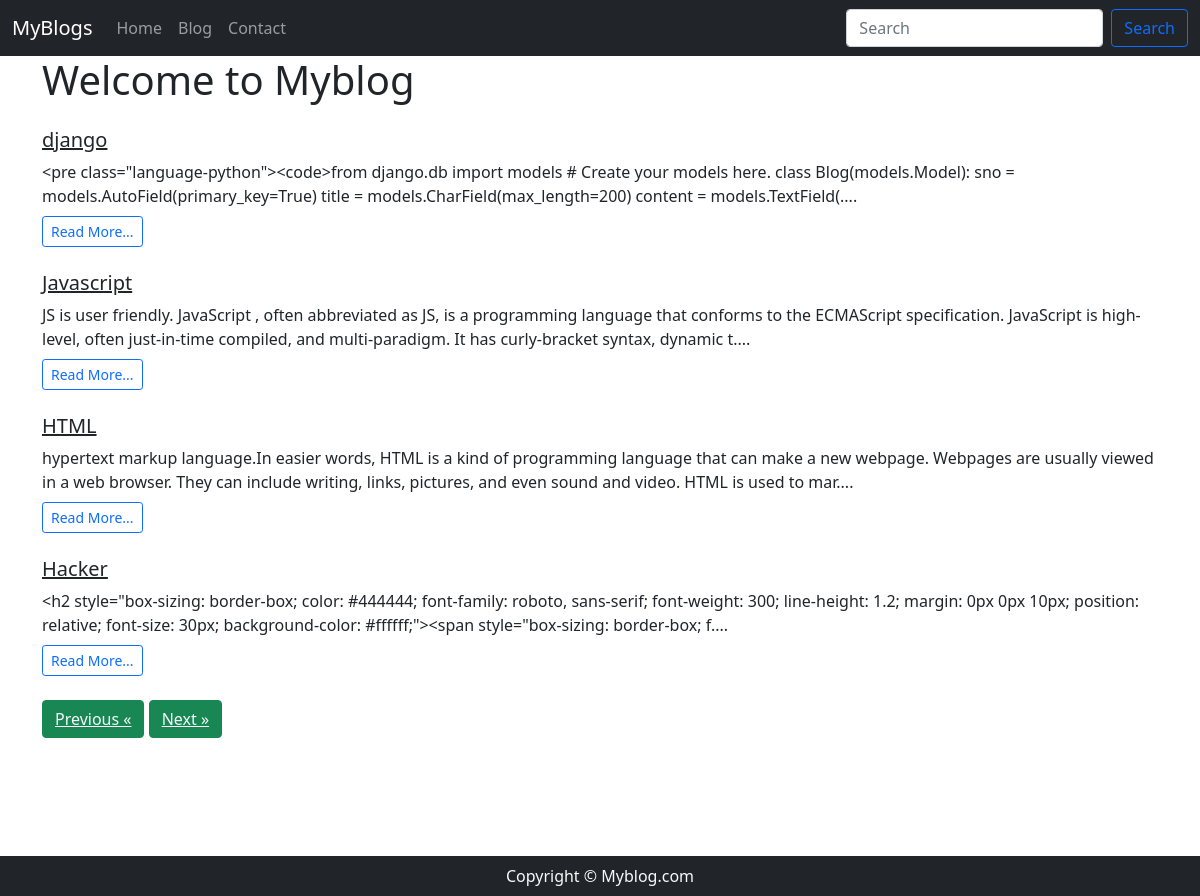
/bloghome/, run on the app's committed database.
### blog/models.py (models this page shows, shortened)
class Blog(models.Model):
    sno = models.AutoField(primary_key=True)
    title = models.CharField(max_length=200)
    content = models.TextField()
    short_desc = models.CharField(max_length=300, default ="")
    slug =models.CharField(max_length=100)
    time =models.DateField(auto_now_add=True)

### blog/views.py (the view)
# urls.py: path('bloghome/', views.bloghome, name='bloghome'),
def bloghome(request):
    no_of_posts = 4
    page = request.GET.get('page')
    if page is None:
        page=1
    else:
        page = int(page)
    '''''
    1  : 0  - 3
    2  : 3  - 6
    3  : 6  - 9

    1 :0 - 0+ no_of_posts
    2 :no_of_posts to no_of_posts + no_of_posts
    3 :no_of_posts + no_of_posts to no_of_posts + no_of_posts + no_of_posts

    (page-no-1) to page-no* no-of-posts
    '''
    blogs = Blog.objects.all()
    length =len(blogs)
    print(length)
    blogs=blogs[(page-1)*no_of_posts: page*no_of_posts]
    if page >1:
        prev = page -1
    else:
        prev = None
        '''ceil used to show num of pages ex: math.ceil(4.5)=5,
        math.ceil(5.56)=6'''
    if page <math.ceil(length/no_of_posts):
        nxt=page + 1
    else:
        nxt = None
    print(prev,nxt)
    context ={'blogs':blogs, 'prev':prev, 'nxt':nxt}
    return render(request, 'bloghome.html' ,context)

### templates/bloghome.html (shortened to what this page needs)
{% extends 'base.html' %}
{% block blogactive %}active{% endblock blogactive %}
{% block body %}
<div class="container">
<h1 calss="my-3">Welcome to Myblog </h1>
{% for blog in blogs %}
<div class="my-4">
    <h5 class="mt-0 text-dark"><a href="/blogpost/{{blog.slug}}" class="text-dark">{{blog.title}}</a></h5>
    <div class="my-2">
    {{blog.content|slice:245}}....
    </div>
 <a href="/blogpost/{{blog.slug}}" class="text-dark"> <button class="btn btn-outline-primary  btn-sm">Read More...</button></a>
</div>
{% endfor %}
<div class="my-3">
{% if prev %}
<button class="btn btn-success"><a  class="text-light" href="/bloghome?page={{prev}}">&laquo; Previous</a></button>
{% else %}
<button class="btn btn-success"><a  class="text-light" href="#">Previous &laquo;</a></button>
{% endif %}
{% if nxt %}
<button class="btn btn-success float-right"><a  class="text-light" href="/bloghome?page={{nxt}}">Next &raquo;</a></button>
{% else %}
<button class="btn btn-success float-right"><a   class="text-light" href="#">Next &raquo;</a></button>
{% endif %}
</div>
</div>
{% endblock body %}

### templates/base.html (shortened to what this page needs)
<!doctype html>
<html lang="en">
  <head>
    <link href="https://cdn.jsdelivr.net/npm/bootstrap@5.0.2/dist/css/bootstrap.min.css" rel="stylesheet">
  </head>
  <body>
  <nav class="navbar navbar-expand-lg navbar-dark bg-dark">
  <div class="container-fluid">
    <a class="navbar-brand" href="/">MyBlogs</a>
    <div class="collapse navbar-collapse" id="navbarSupportedContent">
      <ul class="navbar-nav me-auto mb-2 mb-lg-0">
        <li class="nav-item {% block homeactive %}{% endblock homeactive %}">
          <a class="nav-link " aria-current="page" href="/">Home </a>
        </li>
        <li class="nav-item {% block blogactive %}{% endblock blogactive %}">
          <a class="nav-link " href="/bloghome">Blog</a>
        </li>
        <li class="nav-item {% block contactactive %}{% endblock contactactive %} ">
          <a class="nav-link " href="/contact">Contact</a>
        </li>
        </ul>
      <form action="/search" method="get" class="d-flex">
        <input class="form-control me-2" type="search" placeholder="Search" aria-label="Search">
        <button class="btn btn-outline-primary" type="submit">Search</button>
      </form>
    </div>
  </div>
</nav>
    {% block body %}{% endblock body %}
    <footer class=" bg-dark text-light ">
        <p class="text-center py-2 my-0">
            Copyright &copy; Myblog.com
        </p>
    </footer>
  </body>
</html>

### templates/bloghome.html (style rules this page uses)
.container { min-height:100vh; }

### data on the page
Blog: title "django", content "<pre class=\"language-python\"><code>from django.db import models # Create your models here. class Blog(models.Model): sno = models.AutoField(primary_key=True) title = models.CharField(max_length=200) content = models.TextField("
Blog: title "Javascript", content "JS is user friendly. JavaScript , often abbreviated as JS, is a programming language that conforms to the ECMAScript specification. JavaScript is high-level, often just-in-time compiled, and multi-paradigm. It has curly-bracket syntax, dynamic t"
Blog: title "HTML", content "hypertext markup language.In easier words, HTML is a kind of programming language that can make a new webpage. Webpages are usually viewed in a web browser. They can include writing, links, pictures, and even sound and video. HTML is used to mar"
Blog: title "Hacker", content "<h2 style=\"box-sizing: border-box; color: #444444; font-family: roboto, sans-serif; font-weight: 300; line-height: 1.2; margin: 0px 0px 10px; position: relative; font-size: 30px; background-color: #ffffff;\"><span style=\"box-sizing: border-box; f"
